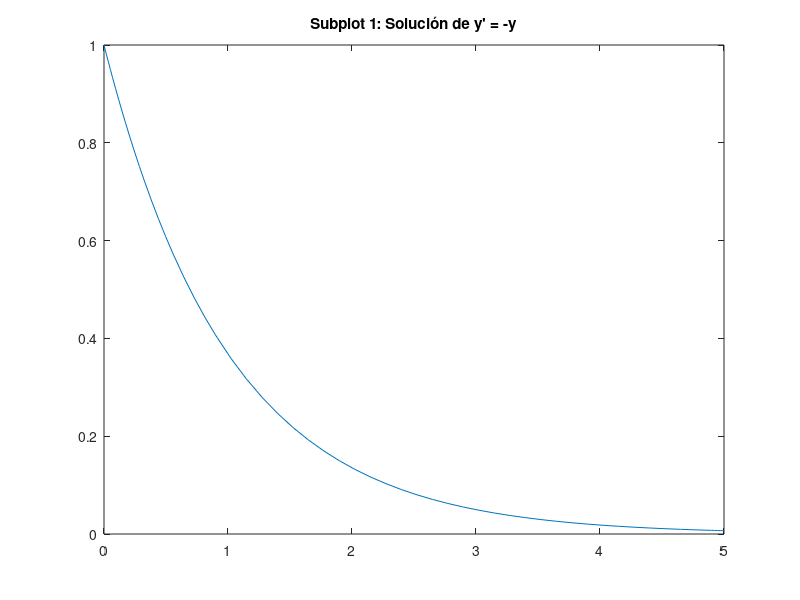

Write MATLAB code to recreate this figure.
%{
    SI727576 - Edgar Guzmán Claustro
    IS727272 - Marco Ricardo Cordero Hernández

    Manual de funciones

    ode45
%}

clc, clear, close all

ode = @(t, y) -y;
tspan = [0, 5]; 
y0 = 1;           
[t, y] = ode45(ode, tspan, y0);

subplot(1,1,1);
plot(t, y);
title('Subplot 1: Solución de y'' = -y');
